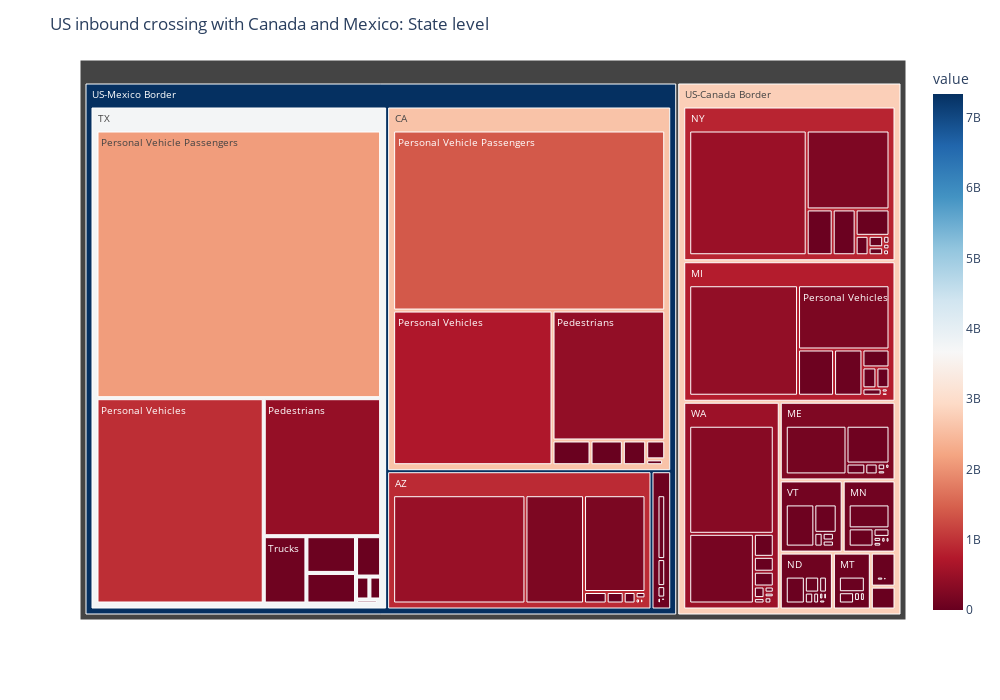

Source (notebook cell):
### Code cell
# Treemap breakdown with Plotly express
fig = px.treemap(data, path=['border','state','measure'], values='value',
                  color='value', hover_data=['state'],
                  color_continuous_scale='RdBu')

fig.update_layout(title="US inbound crossing with Canada and Mexico: State level",
                  width=1000, height=700, uniformtext=dict(minsize=10, mode='hide'))  

fig.show()

### Figure 1 — Plotly figure (JSON) as saved in the notebook; plotly's stock layout.template omitted (floating-point values rounded to 4 significant figures; data arrays with more than 128 entries replaced by an {"elided": "..."} marker saying what was removed)
{"data": [{"branchvalues": "total", "customdata": {"elided": "186x2 mixed values"}, "domain": {"x": [0, 1], "y": [0, 1]}, "hovertemplate": "state=%{customdata[0]}<br>value=%{color}<br>labels=%{label}<br>parent=%{parent}<br>id=%{id}<extra></extra>", "ids": {"elided": "186 str values"}, "labels": {"elided": "186 str values"}, "marker": {"coloraxis": "coloraxis", "colors": {"elided": "186 int values"}}, "name": "", "parents": {"elided": "186 str values"}, "type": "treemap", "values": {"elided": "186 int values"}}], "layout": {"coloraxis": {"colorbar": {"title": {"text": "value"}}, "colorscale": [[0, "rgb(103,0,31)"], [0.1, "rgb(178,24,43)"], [0.2, "rgb(214,96,77)"], [0.3, "rgb(244,165,130)"], [0.4, "rgb(253,219,199)"], [0.5, "rgb(247,247,247)"], [0.6, "rgb(209,229,240)"], [0.7, "rgb(146,197,222)"], [0.8, "rgb(67,147,195)"], [0.9, "rgb(33,102,172)"], [1, "rgb(5,48,97)"]]}, "height": 700, "legend": {"tracegroupgap": 0}, "margin": {"t": 60}, "title": {"text": "US inbound crossing with Canada and Mexico: State level"}, "uniformtext": {"minsize": 10, "mode": "hide"}, "width": 1000}}
